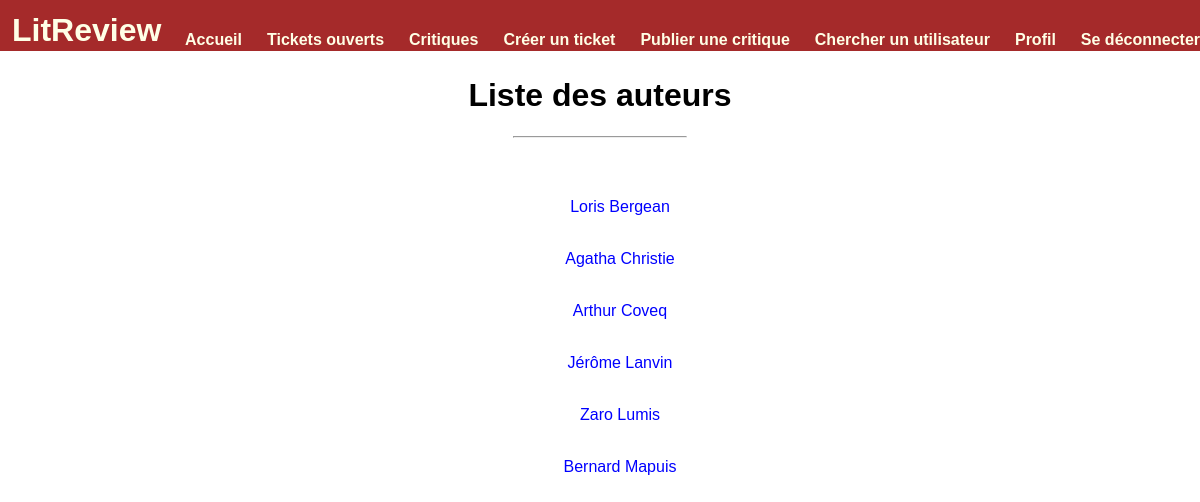
The app's page /author/ (signed in), older data.
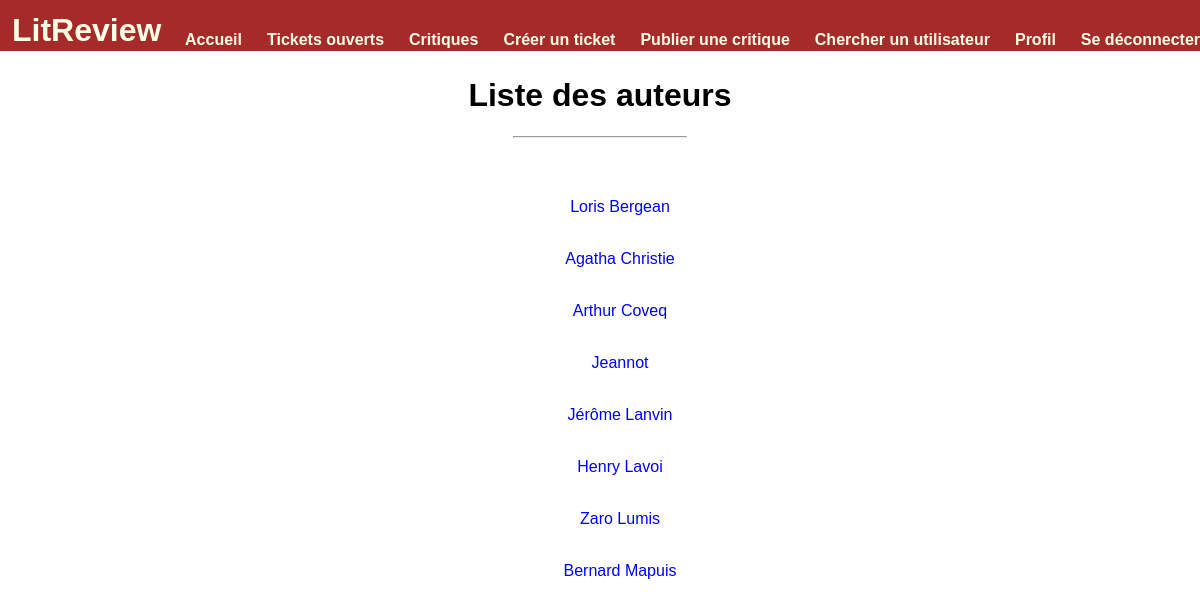
The same page, newer data.
### blog/models.py (models this page shows, shortened)
class Review(models.Model):
    RATING_CHOICE = [(1, "1"), (2, "2"), (3, "3"), (4, "4"), (5, "5")]
    ticket = models.ForeignKey(to=Ticket, on_delete=models.CASCADE, blank=True, null=True)
    rating = models.PositiveSmallIntegerField(verbose_name='Notes', choices=RATING_CHOICE)
    headline = models.CharField(verbose_name="Titre", max_length=128)
    body = models.TextField(verbose_name="Critique", max_length=8192, blank=True)
    user = models.ForeignKey(to=settings.AUTH_USER_MODEL, on_delete=models.CASCADE)
    time_created = models.DateTimeField(auto_now_add=True)
    content_reference = models.CharField(verbose_name='Titre de la référence', max_length=80, blank=True, null=True)
    content_author = models.CharField(verbose_name='Nom de l\'auteur', max_length=80, blank=True, null=True)
    content_picture = models.ImageField(verbose_name='Image', upload_to='ticket', blank=True, null=True)
    publication_year = models.IntegerField(verbose_name='Date de publication',
                                           validators=[MinValueValidator(-400),
                                                       MaxValueValidator(datetime.date.today().year+1)],
                                           blank=True, null=True)
    class Meta:
        ordering = ['-time_created']

### blog/views.py (the view)
# urls.py: path('author/', views.show_authors, name='authors'),
@login_required
def show_authors(request):
    tickets = Ticket.objects.all()
    reviews = Review.objects.all()
    authors_references = [item.content_author for item in tickets]
    authors_references.extend([item.content_author for item in reviews])
    authors_references = set(authors_references)
    authors_references = sorted(authors_references, key=lambda x: str(x.split()[1]) if (' ' in x) else str(x))
    return render(request, 'tickets_reviews/authors_list.html', context={'authors': authors_references})

### blog/templates/tickets_reviews/authors_list.html (shortened to what this page needs)
{% extends 'base.html' %}
{% block content %}
<h1>Liste des auteurs</h1>
<hr><br><br>
{% for author in authors %}
    <ul>
        <li>
            <a href="{% url 'author-page' author %}">{{ author }}</a>
            <br><br>
        </li>
    </ul>
{% endfor %}
{% endblock %}

Row changes from the older to the newer data that the page shows:
added Review: authors "Jeannot"
added Review: authors "Henry Lavoi"
